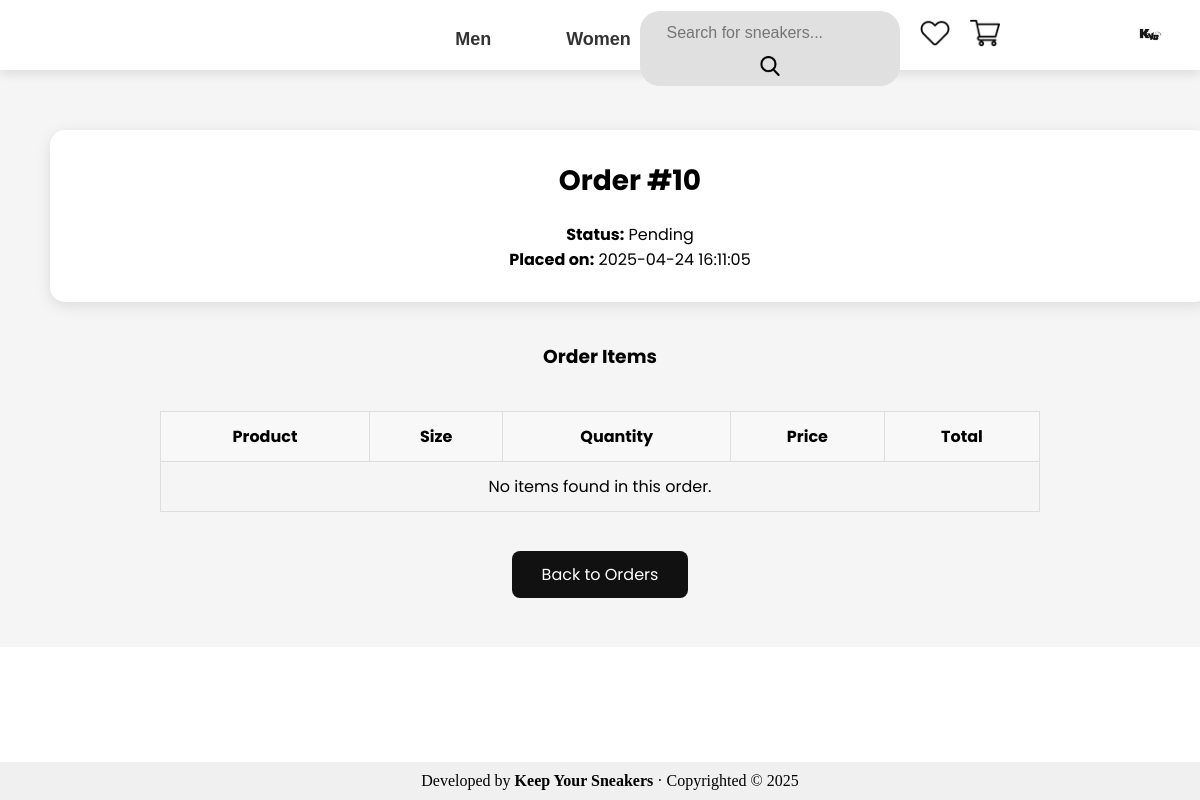
The app's page /user/order_details.php?order_id=10 (signed in) with its own data.
### tables this page shows
CREATE TABLE `users` (
  `id` int(11) NOT NULL,
  `username` varchar(100) NOT NULL,
  `email` varchar(255) NOT NULL,
  `password` varchar(255) NOT NULL,
  `created_at` timestamp NOT NULL DEFAULT current_timestamp(),
  `is_admin` tinyint(1) DEFAULT 0,
  `profile_picture` varchar(100) DEFAULT NULL,
  `failed_attempts` int(11) DEFAULT 0,
  `last_attempt_time` datetime DEFAULT NULL
);

CREATE TABLE `orders` (
  `id` int(11) NOT NULL,
  `user_id` int(11) NOT NULL,
  `payment_id` varchar(255) NOT NULL,
  `order_date` timestamp NOT NULL DEFAULT current_timestamp(),
  `payment_status` enum('Paid','Canceled','Failed') DEFAULT 'Paid',
  `shipping_status` enum('Pending','Shipped','In Transit','Delivered') DEFAULT 'Pending',
  `address` text NOT NULL
);

### user/order_details.php (the view, shortened to what this page needs)
<?php
include '../_head.php';
include '../db.php';
if (isset($_GET['order_id'])) {
    $order_id = $_GET['order_id'];
    $stmt = $pdo->prepare("SELECT * FROM orders WHERE id = :order_id AND user_id = :user_id");
    $stmt->bindParam(':order_id', $order_id, PDO::PARAM_INT);
    $stmt->bindParam(':user_id', $_SESSION['user_id'], PDO::PARAM_INT);
    $stmt->execute();
    $order = $stmt->fetch(PDO::FETCH_ASSOC);
    $stmt = $pdo->prepare("
        SELECT oi.quantity, oi.price, p.name, s.size_label
        FROM order_items oi
        JOIN products p ON oi.product_id = p.id
        JOIN sizes s ON oi.size_id = s.id
        WHERE oi.order_id = :order_id
        ");
    $stmt->bindParam(':order_id', $_GET['order_id'], PDO::PARAM_INT);
    $stmt->execute();
    $order_items = $stmt->fetchAll(PDO::FETCH_ASSOC);
} else {
    header("Location: orders.php");
    exit();
}
?>
<!DOCTYPE html>
<html lang="en">
<head>
</head>
<body>
    <div class="order-details-container">
        <div class="main-container">
            <div class="order-info">
                <h2>Order #<?php echo htmlspecialchars($order['id']); ?></h2>
                <p><strong>Status:</strong> <?php echo htmlspecialchars($order['shipping_status']); ?></p>
                <p><strong>Placed on:</strong> <?php echo htmlspecialchars($order['order_date']); ?></p>
            </div>
            <h3 style="text-align: center;">Order Items</h3>
            <div class="order-details-table">
                <table>
                    <thead>
                        <tr>
                            <th>Product</th>
                            <th>Size</th>
                            <th>Quantity</th>
                            <th>Price</th>
                            <th>Total</th>
                        </tr>
                    </thead>
                    <tbody>
                        <?php if (count($order_items) > 0): ?>
                            <?php foreach ($order_items as $item): ?>
                                <tr>
                                    <td><?php echo htmlspecialchars($item['name']); ?></td>
                                    <td><?php echo htmlspecialchars($item['size_label']); ?></td>
                                    <td><?php echo htmlspecialchars($item['quantity']); ?></td>
                                    <td>RM <?php echo number_format($item['price'], 2); ?></td>
                                    <td>RM <?php echo number_format($item['price'] * $item['quantity'], 2); ?></td>
                                </tr>
                            <?php endforeach; ?>
                        <?php else: ?>
                            <tr>
                                <td colspan="5">No items found in this order.</td>
                            </tr>
                        <?php endif; ?>
                    </tbody>
                </table>
            </div>
            <div class="button-container">
                <a href="orders.php">Back to Orders</a>
            </div>
        </div>
    </div>
    <?php include '../_foot.php'; ?>
</body>
</html>

### _head.php (shortened to what this page needs)
<?php
$profile_picture_path = '/profilepic/default-profile-icon.png';
if (isset($_SESSION['user_id'])) {
    include __DIR__ . '/db.php';
    try {
        $stmt = $pdo->prepare("SELECT profile_picture FROM users WHERE id = :user_id");
        $stmt->bindParam(':user_id', $_SESSION['user_id'], PDO::PARAM_INT);
        $stmt->execute();
        $profile_picture = $stmt->fetchColumn();
        if ($profile_picture) {
            $profile_picture_full_path = $_SERVER['DOCUMENT_ROOT'] . '/profilepic/' . $profile_picture;
            if (file_exists($profile_picture_full_path)) {
                $profile_picture_path = '/profilepic/' . $profile_picture;
            } else {
                echo 'Profile picture not found: ' . $profile_picture_full_path;
            }
        }
    } catch (PDOException $e) {
    }
}
?>
<!DOCTYPE html>
<html lang="en">
<head>
    <link rel="stylesheet" href="/css/app.css" />
</head>
<body>
    <header>
        <div class="logo">
        </div>
        <nav>
            <a href="/search.php?query=&category=1" class="nav-btn">Men</a>
            <a href="/search.php?query=&category=2" class="nav-btn">Women</a>
            <a href="/search.php?query=&category=3" class="nav-btn">Kids</a>
        </nav>
        <div class="right-header">
            <div class="signin-container">
                <?php if (isset($_SESSION['user_id'])): ?>
                    <div class="profile-dropdown">
                        <a href="/user/dashboard.php" class="profile-link">
                            <img src="<?= $profile_picture_path ?>" alt="Profile" class="profile-icon" />
                        </a>
                    </div>
                <?php else: ?>
                    <a href="login.php" class="signin-btn">Sign In</a>
                <?php endif; ?>
            </div>
            <form action="/search.php" method="GET" class="search-form">
                <input type="text" name="query" placeholder="Search for sneakers..." required />
                <button type="submit">
                    <div class="searchlogo">
                        <img src="/images/search.png" alt="Search" />
                    </div>
                </button>
            </form>
            <a href="/wishlist.php">
                <img src="/images/wishlist-black.png" alt="Wishlist" class="header-wishlist-button" />
            </a>
            <a href="/cart.php">
                <img src="/images/cart.png" alt="Cart" class="cart-button" />
            </a>
        </div>
    </header>
</body>
</html>

### css/app.css (style rules this page uses)
body, h1, h2, h3, p, ul, li { margin: 0; padding: 0; box-sizing: border-box; }
header { font-family: 'Montserrat', sans-serif; text-align: center; padding: 20px 0; background-color: #fff; box-shadow: 0px 4px 10px rgba(0, 0, 0, 0.1); height: 30px; position: relative; }
.signin-container { margin-left: auto; }
nav { font-family: 'Montserrat', sans-serif; display: flex; justify-content: center; gap: 15px; padding: 10px 0; }
.nav-btn { text-decoration: none; font-size: 18px; font-weight: bold; background: none; color: #333; padding: 10px 30px; border: none; transition: color 0.3s ease; position: relative; bottom: 85px; }
.nav-btn::after { content: ""; position: absolute; left: 50%; bottom: 0; width: 0; height: 2px; background-color: #333; transition: width 0.3s ease, left 0.3s ease; }
.signin-container { position: absolute; top: 20px; right: 20px; display: flex; align-items: center; }
.profile-link { display: flex; align-items: center; justify-content: center; }
.profile-icon { width: 40px; height: 40px; border-radius: 50%; object-fit: cover; transition: 0.3s ease-in-out; position: absolute; top: -5px; right: 10px; }
.search-form { position: absolute; top: 11px; right: 300px; align-items: center; background: #e0e0e0; border-radius: 20px; padding: 5px; width: 250px; }
.search-form input { border: none; outline: none; padding: 8px; font-size: 16px; flex-grow: 1; border-radius: 20px; background-color: #e0e0e0; }
.search-form button { background: none; border: none; cursor: pointer; font-size: 18px; padding: 5px; }
.search-form img { max-width: 20px; max-height: 20px; margin-left: -30px; margin-top: -3px; margin: 0; padding: 0; vertical-align: middle; }
.cart-button { width: 30px; height: 30px; position: absolute; top: 18px; right: 200px; }
.header-wishlist-button { width: 30px; height: 30px; position: absolute; top: 18px; right: 250px; }

### user/order_details.php (style rules this page uses)
.order-details-container { font-family: 'Poppins', sans-serif; padding: 60px 20px; display: flex; justify-content: center; background-color: #f5f5f5; }
.main-container { display: flex; gap: 20px; max-width: 1100px; width: 100%; flex-direction: column; }
.order-info { background-color: white; padding: 30px; border-radius: 15px; box-shadow: 0 4px 15px rgba(0, 0, 0, 0.1); width: 100%; text-align: center; margin-bottom: 20px; }
.order-info h2 { font-size: 28px; margin-bottom: 20px; }
.order-details-table { display: flex; justify-content: center; margin-top: 20px; }
.order-details-table table { width: 80%; border-collapse: collapse; text-align: center; }
.order-details-table th, .order-details-table td { padding: 12px; border: 1px solid #ddd; }
.order-details-table th { background-color: #f8f8f8; }
.button-container { text-align: center; margin-top: 30px; }
.button-container a { padding: 12px 30px; background-color: #111; color: white; text-decoration: none; border-radius: 8px; transition: background-color 0.3s; }

### records on screen
users: profile_picture (picture)
orders: id "10", shipping_status "Pending", order_date "2025-04-24 16:11:05"
